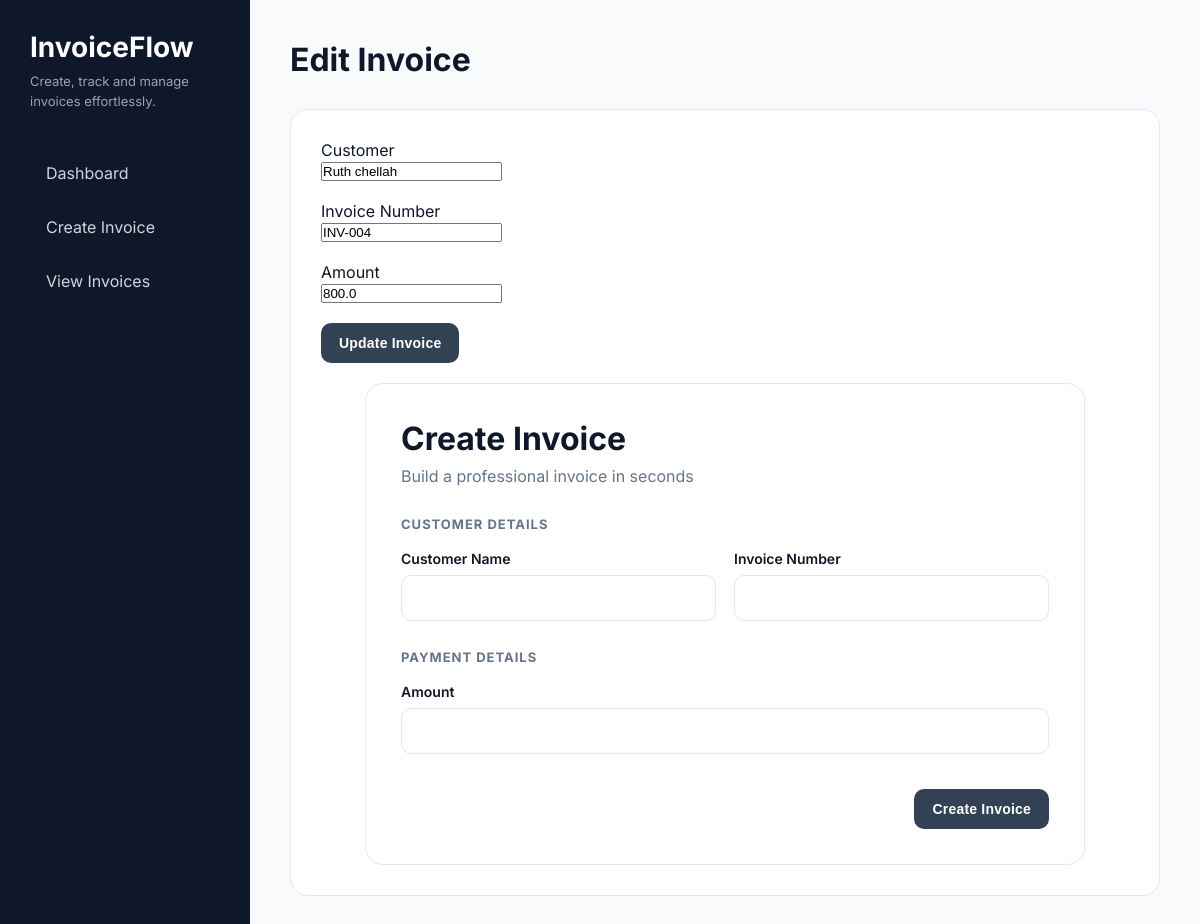
The page /edit/3 on the database its author committed.
### tables this page shows
CREATE TABLE invoices (
    id INTEGER PRIMARY KEY AUTOINCREMENT,
    customer TEXT,
    invoice_number TEXT,
    amount REAL
);

### app.py (the view)
@app.route("/edit/<int:id>")
def edit_invoice(id):
    connection = sqlite3.connect("invoices.db")
    cursor = connection.cursor()
    cursor.execute(
        "SELECT id, customer, invoice_number, amount FROM invoices WHERE id=?",
        (id,)
    )
    invoice = cursor.fetchone()
    connection.close()
    return render_template("edit_invoice.html", invoice=invoice)

### templates/edit_invoice.html (shortened to what this page needs)
<!DOCTYPE html>
<html>
<head>
    <link rel="stylesheet"
          href="{{ url_for('static', filename='style.css') }}">
</head>
<body>
<div class="layout">
    <div class="sidebar">
        <div class="logo">InvoiceFlow</div>
        <div class="tagline">
            Create, track and manage invoices effortlessly.
        </div>
        <a href="/" class="nav-link">Dashboard</a>
        <a href="/invoice" class="nav-link">Create Invoice</a>
        <a href="/invoices" class="nav-link">View Invoices</a>
    </div>
    <div class="main-content">
        <h1>Edit Invoice</h1>
        <div class="content-panel">
            <form action="/update/{{ invoice[0] }}" method="POST">
                <p>Customer</p>
                <input type="text" name="customer" value="{{ invoice[1] }}" required>
                <br><br>
                <p>Invoice Number</p>
                <input type="text" name="invoice_number" value="{{ invoice[2] }}" required>
                <br><br>
                <p>Amount</p>
                <input type="number" name="amount" value="{{ invoice[3] }}" required>
                <br><br>
                <button type="submit">Update Invoice</button>
      <div class="form-wrapper">
    <div class="form-card">
        <div class="form-header">
            <h1>Create Invoice</h1>
            <p class="subtext">Build a professional invoice in seconds</p>
        </div>
        <form action="/invoice" method="POST">
            <div class="form-section">
                <h3>Customer Details</h3>
                <div class="form-grid-2">
                    <div class="form-group">
                        <label>Customer Name</label>
                        <input type="text" name="customer" required>
                    </div>
                    <div class="form-group">
                        <label>Invoice Number</label>
                        <input type="text" name="invoice_number" required>
                    </div>
                </div>
            </div>
            <div class="form-section">
                <h3>Payment Details</h3>
                <div class="form-grid-1">
                    <div class="form-group">
                        <label>Amount</label>
                        <input type="number" name="amount" required>
                    </div>
                </div>
            </div>
            <div class="form-footer">
                <button type="submit">Create Invoice</button>
            </div>
        </form>
    </div>
</div>
        </div>
    </div>
</div>
</body>
</html>

### static/style.css (style rules this page uses)
* { margin:0; padding:0; box-sizing:border-box; }
:root { --primary:#334155; --primary-hover:#1e293b; --success:#15803d; --danger:#b91c1c; --warning:#ca8a04; --sidebar:#0f172a; --background:#f8fafc; --card:#ffffff; --text:#0f172a; --muted:#64748b; --border:#e2e8f0; }
body { font-family:'Inter',sans-serif; background:var(--background); color:var(--text); }
.layout { display:flex; min-height:100vh; }
.sidebar { width:250px; background:var(--sidebar); color:white; padding:30px; }
.logo { font-size:28px; font-weight:700; margin-bottom:8px; }
.tagline { color:#9ca3af; font-size:13px; line-height:1.5; margin-bottom:40px; }
.nav-link { display:block; color:#d1d5db; text-decoration:none; padding:12px 16px; margin-bottom:10px; border-radius:10px; transition:.25s; }
.main-content { flex:1; padding:40px; }
h1 { font-size:32px; margin-bottom:6px; }
.subtext { color:var(--muted); margin-bottom:30px; }
.form-wrapper { display:flex; justify-content:center; align-items:flex-start; padding-top:20px; }
.form-card { background:var(--card); width:100%; max-width:720px; border-radius:18px; box-shadow:var(--shadow); border:1px solid var(--border); padding:35px; }
.form-header { margin-bottom:30px; }
.form-header h1 { margin-bottom:8px; }
.form-section { margin-bottom:28px; }
.form-section h3 { font-size:13px; text-transform:uppercase; letter-spacing:1px; color:var(--muted); margin-bottom:18px; }
.form-grid-2 { display:grid; grid-template-columns:1fr 1fr; gap:18px; }
.form-group { display:flex; flex-direction:column; }
.form-group label { font-size:14px; font-weight:600; margin-bottom:8px; color:var(--text); }
.form-group input { height:46px; padding:0 14px; border:1px solid var(--border); border-radius:10px; font-size:15px; transition:.25s; }
.form-footer { margin-top:35px; display:flex; justify-content:flex-end; }
.content-panel { background:white; border-radius:18px; border:1px solid var(--border); box-shadow:var(--shadow); padding:30px; margin-top:30px; }
button { background:var(--primary); color:white; border:none; padding:12px 18px; border-radius:10px; font-size:14px; font-weight:600; letter-spacing:.2px; cursor:pointer; transition:.2s; }

### rows shown on the page
invoices: customer "Ruth chellah", invoice_number "INV-004", amount "800.0"
